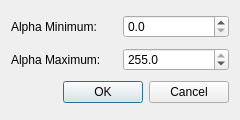
<?xml version="1.0" encoding="UTF-8"?>
<ui version="4.0">
 <class>PhasorAlphaDialog</class>
 <widget class="QDialog" name="PhasorAlphaDialog">
  <property name="geometry">
   <rect>
    <x>0</x>
    <y>0</y>
    <width>240</width>
    <height>120</height>
   </rect>
  </property>
  <property name="windowTitle">
   <string>Phasor Alpha Range</string>
  </property>
  <layout class="QVBoxLayout" name="verticalLayout">
   <item>
    <layout class="QHBoxLayout" name="horizontalLayout">
     <item>
      <widget class="QLabel" name="alphaMinLabel">
       <property name="text">
        <string>Alpha Minimum:</string>
       </property>
      </widget>
     </item>
     <item>
      <widget class="QDoubleSpinBox" name="alphaMinDoubleSpinBox">
       <property name="decimals">
        <number>1</number>
       </property>
       <property name="maximum">
        <double>255.000000000000000</double>
       </property>
      </widget>
     </item>
    </layout>
   </item>
   <item>
    <layout class="QHBoxLayout" name="horizontalLayout_2">
     <item>
      <widget class="QLabel" name="alphaMaxLabel">
       <property name="text">
        <string>Alpha Maximum:</string>
       </property>
      </widget>
     </item>
     <item>
      <widget class="QDoubleSpinBox" name="alphaMaxDoubleSpinBox">
       <property name="decimals">
        <number>1</number>
       </property>
       <property name="maximum">
        <double>255.000000000000000</double>
       </property>
       <property name="value">
        <double>255.000000000000000</double>
       </property>
      </widget>
     </item>
    </layout>
   </item>
   <item>
    <widget class="QDialogButtonBox" name="buttonBox">
     <property name="orientation">
      <enum>Qt::Orientation::Horizontal</enum>
     </property>
     <property name="standardButtons">
      <set>QDialogButtonBox::StandardButton::Cancel|QDialogButtonBox::StandardButton::Ok</set>
     </property>
    </widget>
   </item>
  </layout>
 </widget>
 <resources/>
 <connections>
  <connection>
   <sender>buttonBox</sender>
   <signal>accepted()</signal>
   <receiver>PhasorAlphaDialog</receiver>
   <slot>accept()</slot>
   <hints>
    <hint type="sourcelabel">
     <x>248</x>
     <y>254</y>
    </hint>
    <hint type="destinationlabel">
     <x>157</x>
     <y>274</y>
    </hint>
   </hints>
  </connection>
  <connection>
   <sender>buttonBox</sender>
   <signal>rejected()</signal>
   <receiver>PhasorAlphaDialog</receiver>
   <slot>reject()</slot>
   <hints>
    <hint type="sourcelabel">
     <x>316</x>
     <y>260</y>
    </hint>
    <hint type="destinationlabel">
     <x>286</x>
     <y>274</y>
    </hint>
   </hints>
  </connection>
 </connections>
</ui>
